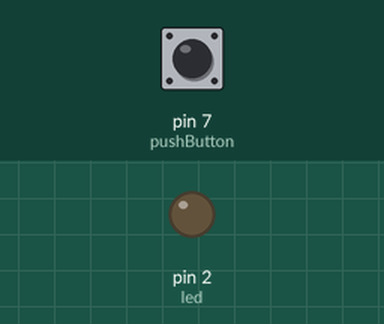
A sketch run on a simulated Arduino Uno, built with avr-gcc and run on an emulated ATmega328P. On the bench: output pins drawn as LEDs (lit = HIGH). Dashed ring = blinking. Inputs (shaded band) come from the test bench; at power-on: pin 7 (pushButton) HIGH.

Above: at 1.2 s.
1.3 s: pin 7 (pushButton) pulled LOW for 1 s
At 2.6 s:
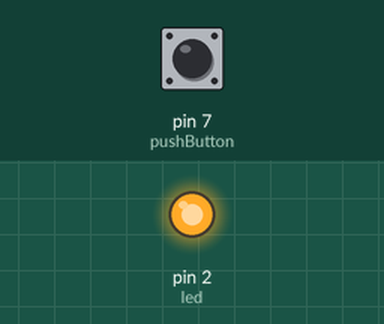
3.8 s: pin 7 (pushButton) pulled LOW for 0.15 s
At 5.0 s:
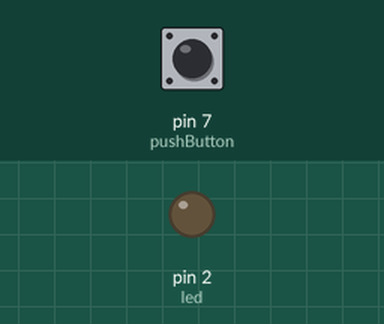
5.4 s: pin 7 (pushButton) pulled LOW for 3.2 s
At 5.5 s:
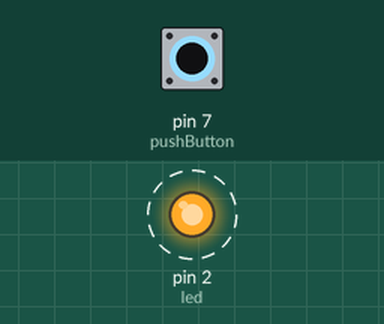
Timing chart, 0 to 9.9 s (numbered marks = the images above; inputs shaded):
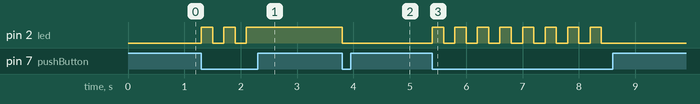

Measured:
- after the input at 1.3 s, pin 2 (led): alternates HIGH for 0.20 s and LOW for 0.20 s, 5 changes in all, then stays HIGH, starting at once
- after the input at 3.8 s, pin 2 (led): HIGH → LOW at once
- after the input at 5.4 s, pin 2 (led): alternates HIGH for 0.20 s and LOW for 0.20 s, 16 changes in all, then stays LOW, starting at once

The sketch:

ligar_led_botao.ino
```cpp
/* Pino utilizado pelo push button*/
const int pushButton = 7;
/* Pino utilizado pelo led*/
const int led = 2;
/* Armazena o valor lido*/
int leitura = 0;
/* Controla do estado do led*/
int estado = 0;

void setup() {
/* Define a porta como entrada*/
pinMode(pushButton, INPUT);
/* Define a porta como saída*/
pinMode(led, OUTPUT);
}

void loop(){
  /*Faz a leitura do valor de entrada*/
  leitura = digitalRead(pushButton);

  if((leitura == 0) && (estado == 0)){
  /*Liga o led*/
  digitalWrite(led, HIGH);
  /*Altera o estado do led para ligado*/
  estado = 1;
  delay(200);
  }else{
    if((leitura == 0) && (estado == 1)){
      /*Desliga o led*/
      digitalWrite(led, LOW);
      /*Altera o estado do led para desligado*/
      estado = 0;
      delay(200);
    }
  }
}
```
